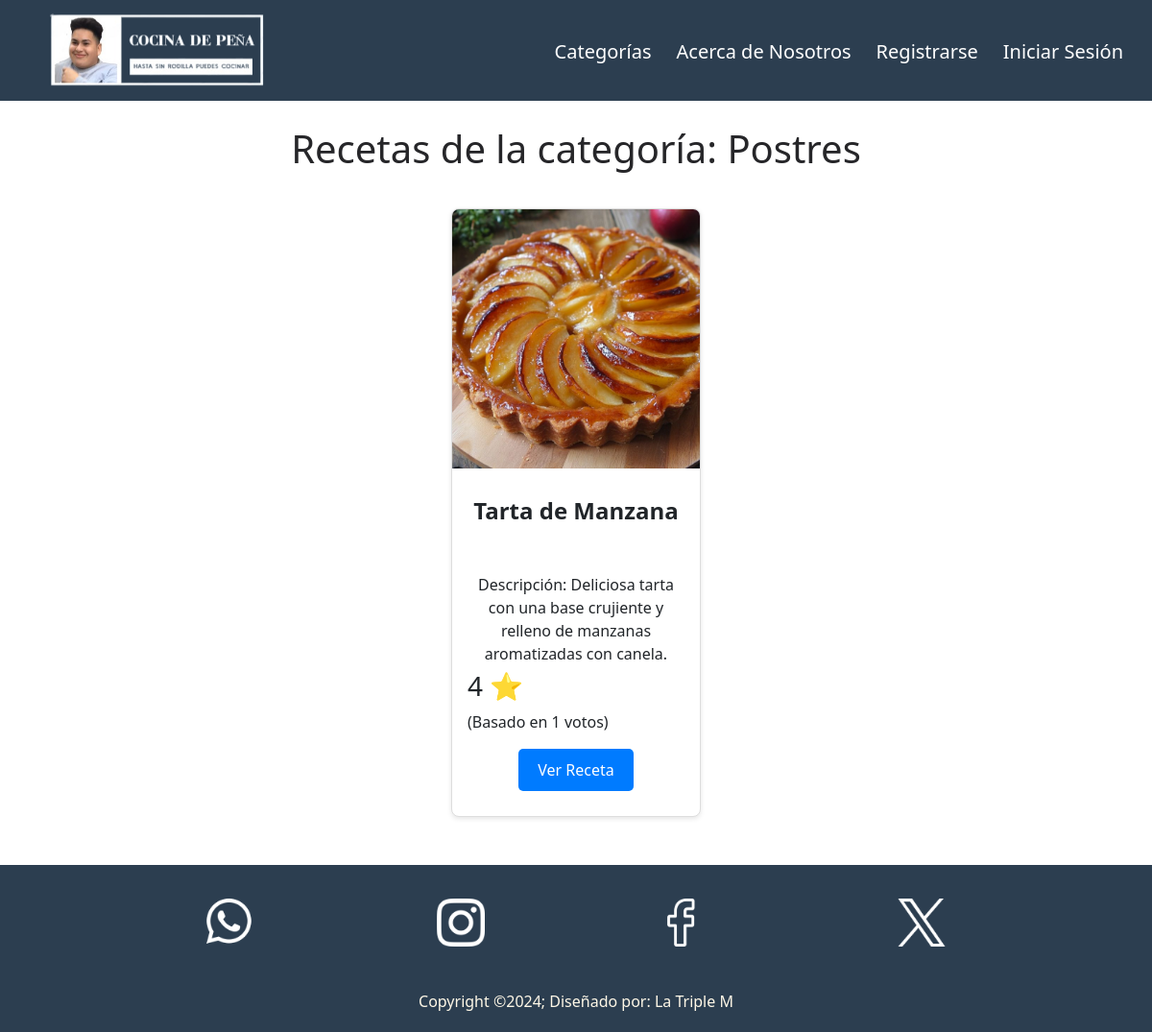
Page /sub_categoria.php?categoria=Postres on the committed database.
### tables this page shows
CREATE TABLE `recetas` (
  `id` int(11) NOT NULL,
  `img` varchar(255) NOT NULL,
  `nombre` varchar(100) NOT NULL,
  `micro` varchar(250) NOT NULL,
  `categorias` varchar(255) DEFAULT NULL,
  `preparacion` text NOT NULL,
  `ingredientes` text NOT NULL,
  `calificacion_promedio` float DEFAULT 0,
  `numero_votos` int(11) DEFAULT 0
);

### sub_categoria.php (the view, shortened to what this page needs)
<?php
$servername = "localhost";
$username = "root";
$password = "";
$dbname = "cocina";
$conn = new mysqli($servername, $username, $password, $dbname);
$categoria = $_GET['categoria'] ?? '';
$sql = "SELECT id, img, nombre, micro, calificacion_promedio, numero_votos FROM recetas WHERE categorias = ?";
$stmt = $conn->prepare($sql);
$stmt->bind_param("s", $categoria);
$stmt->execute();
$result = $stmt->get_result();
?>
<!DOCTYPE html>
<html lang="en">
<head>
    <link href="https://cdn.jsdelivr.net/npm/bootstrap@5.3.0-alpha1/dist/css/bootstrap.min.css" rel="stylesheet">
    <link rel="stylesheet" href="css/styles.css">
</head>
<body>
    <header>
        <nav class="navbar navbar-expand-lg navbar-dark bg-dark">
            <div class="container-fluid">
                <a class="navbar-brand" href="index.php"><img src="img/logos/10.png" alt="Logo"></a>
                <div class="collapse navbar-collapse" id="navbarNav">
                    <ul class="navbar-nav ms-auto">
                        <li class="nav-item">
                            <a class="nav-link" href="pages/categorias.php">Categorías</a>
                        </li>
                        <li class="nav-item">
                          <a class="nav-link" href="pages/nosotros.php">Acerca de Nosotros</a>
                      </li>
                      <?php
                        if (!isset($_SESSION['usuario_id'])) {
                            echo '
                            <li class="nav-item">
                                <a class="nav-link" href="paginas php/registro.html">Registrarse</a>
                            </li>
                            <li class="nav-item">
                                <a class="nav-link" href="paginas php/login.html">Iniciar Sesión</a>
                            </li>';
                        } else {
                            echo '
                            <li class="nav-item">
                                <a class="nav-link" href="paginas php/php/logout.php">Cerrar Sesión</a>
                            </li>';
                        }
                        ?>
                    </ul>
                </div>
            </div>
        </nav>
    </header>
    <main>
        <h1 class="tit" style="margin-top: 40px;">Recetas de la categoría: <?= htmlspecialchars($categoria) ?></h1>
        <div class="contenedor_visualizar">
        <?php if ($result->num_rows > 0): ?>
            <?php while ($row = $result->fetch_assoc()): ?>
                <div class="card">
                    <?php if (!empty($row['img'])): ?>
                        <img src="<?= htmlspecialchars($row['img']) ?>" class="card-img-top" alt="Imagen de la receta">
                    <?php else: ?>
                        <p>No hay imagen disponible</p>
                    <?php endif; ?>
                    <div class="card-body">
                        <?php if (!empty($row['nombre'])): ?>
                            <p class="card-title"><?= htmlspecialchars($row['nombre']) ?></p>
                        <?php else: ?>
                            <p>No hay nombre disponible</p>
                        <?php endif; ?>
                    </div>
                    <div class="card-body">
                        <?php if (!empty($row['micro'])): ?>
                            <p class="card-text">Descripción: <?= htmlspecialchars($row['micro']) ?></p>
                        <?php else: ?>
                            <p>No hay descripción disponible</p>
                        <?php endif; ?>
                        <div class="calificacion_promedio">
                            <h3> <?= round($row['calificacion_promedio'], 1) ?> ⭐</h3>
                            <p>(Basado en <?= $row['numero_votos'] ?> votos)</p>
                        </div>
                        <a href="receta.php?id=<?= $row['id'] ?>" class="btn btn-primary">Ver Receta</a>
                    </div>
                </div>
            <?php endwhile; ?>
        <?php else: ?>
            <p>No se encontraron recetas en esta categoría.</p>
        <?php endif; ?>
        </div>
    </main>
    <footer>
        <div class="footerContainer">
            <div class="redes">
                <a href=""><img src="../img/iconos/whatsapp-f.png" alt=""></a>
                <a href=""><img src="../img/iconos/instagram-f.png" alt=""></a>
                <a href=""><img src="../img/iconos/facebook-f.png" alt=""></a>
                <a href=""><img src="../img/iconos/x-f.png" alt=""></a>
            </div>
            <p>Copyright &copy;2024; Diseñado por: La Triple M</p>
        </div>
    </footer>
</body>
</html>

### css/styles.css (style rules this page uses)
.nav-link, .dropdown-item { color: white !important; font-size: 20px; margin-top: 5px; padding-bottom: 10px; transition: transform 0.5s, filter 0.5s, border-bottom 0.5s; margin-right: 10px; }
.navbar { position: fixed; top: 0; left: 0; width: 100%; z-index: 1000; background-color: #2C3E50 !important; }
.container-fluid a img { width: 300px; margin-left: 2px; cursor: pointer; transition: transform 0.8s; border: none; }
.tit { text-align: center; color: rgb(38, 38, 41); margin-top: -80px; }
.contenedor_visualizar { display: flex; flex-wrap: wrap; justify-content: center; gap: 20px; margin: auto; width: 80%; }
.card { margin-top: 30px; flex: 1 1 260px; max-width: 260px; border: 1px solid #ddd; border-radius: 8px; overflow: hidden; box-shadow: 0 2px 5px rgba(0, 0, 0, 0.1); }
.card img { width: 100%; height: 270px; object-fit: cover; }
.card-title { font-size: 1.5rem; margin: 10px 0; font-weight: bold; text-align: center; }
.card-text { font-size: 1rem; margin: 5px 10px; text-align: center; }
.btn-primary { display: block; width: fit-content; margin: 10px auto; padding: 10px 20px; font-size: 1rem; background-color: #007bff; color: white; border: none; border-radius: 5px; text-align: center; text-decoration: none; cursor: pointer; }
footer { margin-top: 50px; background-color: #2C3E50; color: #FFF8E7; padding: 10px 0; }
.footerContainer { width: 100%; max-width: 1200px; margin: 0 auto; padding: 10px; }
.redes { display: flex; justify-content: center; flex-wrap: wrap; margin-top: 10px; }
.redes a { margin: 5px; }
.redes a img { width: 50px; transition: 0.2s; margin: 0px 90px auto; }
footer p { margin: 40px 0px auto; text-align: center; }

### rows in the picture
recetas: img (picture), nombre "Tarta de Manzana", micro "Deliciosa tarta con una base crujiente y relleno de manzanas aromatizadas con canela.", calificacion_promedio "4", numero_votos "1"

### other values in the picture
$categoria "Postres"
